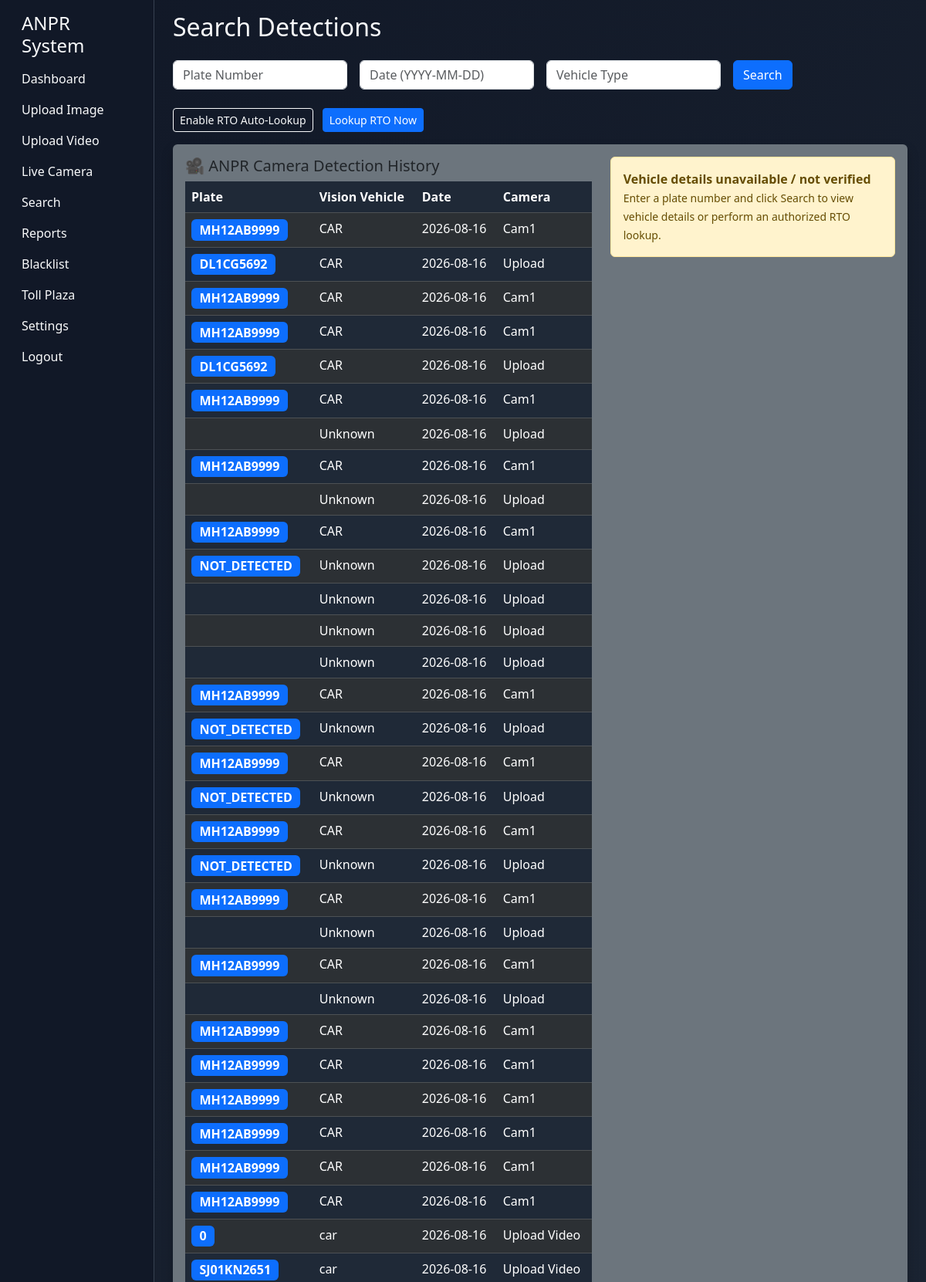
The page /search (signed in, upper part) on the database its author committed.
### tables this page shows
CREATE TABLE detections (
                    id INTEGER PRIMARY KEY AUTOINCREMENT,
                    plate_number TEXT,
                    vehicle_type TEXT,
                    confidence REAL,
                    detection_date TEXT,
                    detection_time TEXT,
                    camera_name TEXT,
                    vehicle_image TEXT,
                    plate_image TEXT,
                    video_name TEXT,
                    created_at TEXT DEFAULT CURRENT_TIMESTAMP
                , source_type TEXT DEFAULT '', original_image TEXT, processed_image TEXT, cropped_plate TEXT, detected_at TEXT, lookup_status TEXT, lookup_error TEXT);

### app.py (the view, shortened to what this page needs)
@app.route("/search")
def search() -> Any:
    query = request.args.get("q", "")
    plate = request.args.get("plate", "")
    date = request.args.get("date", "")
    vehicle_type = request.args.get("vehicle_type", "")
    results = database_manager.search_detections(plate=plate or None, date=date or None, vehicle_type=vehicle_type or None)
    if query:
        results = [item for item in results if query.lower() in str(item["plate_number"]).lower()]
    vehicle_record = None
    fastag_account = None
    return render_template("search.html", results=results, query=query, vehicle_record=vehicle_record, fastag_account=fastag_account)

### app.py (called while the page is built)
@app.before_request
def require_login() -> None:
    public_routes = {"/login", "/logout", "/static/<path:filename>", "/api/health", "/api/spec"}
    if request.endpoint in {"static"}:
        return
    if request.path.startswith("/static/"):
        return
    if request.path in public_routes:
        return
    if "user_id" not in session:
        if request.path != "/login":
            return redirect(url_for("login"))

### modules/database_manager.py (called while the page is built)
    def _connect(self) -> sqlite3.Connection:
        conn = sqlite3.connect(self.db_path)
        conn.row_factory = sqlite3.Row
        return conn

    def search_detections(self, plate: str | None = None, date: str | None = None, vehicle_type: str | None = None) -> list[dict[str, Any]]:
        query = "SELECT * FROM detections WHERE 1=1"
        params: list[Any] = []
        if plate:
            query += " AND plate_number LIKE ?"
            params.append(f"%{plate}%")
        if date:
            query += " AND detection_date = ?"
            params.append(date)
        if vehicle_type:
            query += " AND vehicle_type LIKE ?"
            params.append(f"%{vehicle_type}%")
        query += " ORDER BY id DESC"
        with self._connect() as conn:
            rows = conn.execute(query, params).fetchall()
        return [dict(row) for row in rows]

### templates/search.html (shortened to what this page needs)
{% extends 'base.html' %}
{% block content %}
<h2 class="mb-4">Search Detections</h2>
<form class="row g-3 mb-4" method="get">
  <div class="col-md-3"><input class="form-control" name="plate" placeholder="Plate Number"></div>
  <div class="col-md-3"><input class="form-control" name="date" placeholder="Date (YYYY-MM-DD)"></div>
  <div class="col-md-3"><input class="form-control" name="vehicle_type" placeholder="Vehicle Type"></div>
  <div class="col-md-3"><button class="btn btn-primary" type="submit">Search</button></div>
</form>
<div class="mb-3">
  <form id="rtoToggleForm" class="d-inline">
    <button id="toggleRtoBtn" type="button" class="btn btn-sm btn-outline-light">{{ 'Disable' if session.get('auto_rto') else 'Enable' }} RTO Auto-Lookup</button>
  </form>
  <button id="lookupNowBtn" class="btn btn-sm btn-primary ms-2">Lookup RTO Now</button>
</div>
<div class="card bg-secondary">
  <div class="card-body">
    <div class="row">
      <div class="col-md-7">
        <h5 class="card-title"> 🎥 ANPR Camera Detection History</h5>
        <table class="table table-dark table-striped">
          <thead><tr><th>Plate</th><th>Vision Vehicle</th><th>Date</th><th>Camera</th></tr></thead>
          <tbody>
            {% for item in results %}
            <tr><td><span class="badge bg-primary fs-6">{{ item.plate_number }}</span></td><td>{{ item.vehicle_type }}</td><td>{{ item.detection_date }}</td><td>{{ item.camera_name }}</td></tr>
            {% endfor %}
          </tbody>
        </table>
      </div>
      <div class="col-md-5">
        {% if vehicle_record %}
        <div class="card bg-light text-dark">
          <div class="card-body">
            <div class="d-flex justify-content-between align-items-center mb-2">
              <h5 class="card-title mb-0">📋 Vehicle Registration</h5>
              {% if vehicle_record.verified %}
                <span class="badge bg-success"><i class="bi bi-check-circle-fill"></i> VERIFIED</span>
              {% else %}
                <span class="badge bg-warning text-dark"><i class="bi bi-exclamation-triangle-fill"></i> NOT VERIFIED</span>
              {% endif %}
            </div>
            <p class="mb-1"><strong>Data Source:</strong> <span class="badge bg-info text-dark">{{ vehicle_record.source_label or vehicle_record.source }}</span></p>
            <p class="mb-1"><strong>Plate:</strong> {{ vehicle_record.plate_number }}</p>
            <p class="mb-1"><strong>Owner:</strong> {{ vehicle_record.owner_name or 'Unavailable / Not Verified' }}</p>
            <p class="mb-1"><strong>Type:</strong> {{ vehicle_record.vehicle_type or 'N/A' }}</p>
            <p class="mb-1"><strong>Manufacturer:</strong> {{ vehicle_record.manufacturer or 'N/A' }}</p>
            <p class="mb-1"><strong>Model:</strong> {{ vehicle_record.model or 'N/A' }}</p>
            <p class="mb-1"><strong>Registration State:</strong> {{ vehicle_record.registration_state or 'N/A' }}</p>
            <p class="mb-1"><strong>PUC Status:</strong> {{ vehicle_record.puc_status or 'N/A' }}</p>
            <p class="mb-1"><strong>FASTag Balance:</strong> ₹{{ vehicle_record.fastag_balance or 0.0 }}</p>
            <p class="mb-1"><strong>FASTag Status:</strong> {{ vehicle_record.fastag_status or 'N/A' }}</p>
            {% if fastag_account %}
            <hr>
            <h6>FASTag Account</h6>
            <p class="mb-1"><strong>Balance:</strong> ₹{{ fastag_account.balance }}</p>
            <p class="mb-1"><strong>Status:</strong> {{ fastag_account.status }}</p>
            {% endif %}
          </div>
        </div>
        {% else %}
        <div class="alert alert-warning">
          <strong> Vehicle details unavailable / not verified</strong><br>
          <small>Enter a plate number and click Search to view vehicle details or perform an authorized RTO lookup.</small>
        </div>
        {% endif %}
      </div>
    </div>
  </div>
</div>
{% endblock %}

### static/css/style.css (style rules this page uses)
body { min-height: 100vh; background: linear-gradient(135deg, #111827, #1f2937); color: #f9fafb; }
.card { border: none; box-shadow: 0 0.5rem 1rem rgba(0, 0, 0, 0.2); }
.table-dark { --bs-table-bg: #1f2937; }

### rows shown on the page
detections: plate_number "MH12AB9999", vehicle_type "CAR", detection_date "2026-08-16", camera_name "Cam1"
detections: plate_number "DL1CG5692", vehicle_type "CAR", detection_date "2026-08-16", camera_name "Upload"
detections: plate_number "MH12AB9999", vehicle_type "CAR", detection_date "2026-08-16", camera_name "Cam1"
detections: plate_number "MH12AB9999", vehicle_type "CAR", detection_date "2026-08-16", camera_name "Cam1"
detections: plate_number "DL1CG5692", vehicle_type "CAR", detection_date "2026-08-16", camera_name "Upload"
detections: plate_number "MH12AB9999", vehicle_type "CAR", detection_date "2026-08-16", camera_name "Cam1"
detections: vehicle_type "Unknown", detection_date "2026-08-16", camera_name "Upload"
detections: plate_number "MH12AB9999", vehicle_type "CAR", detection_date "2026-08-16", camera_name "Cam1"
detections: vehicle_type "Unknown", detection_date "2026-08-16", camera_name "Upload"
detections: plate_number "MH12AB9999", vehicle_type "CAR", detection_date "2026-08-16", camera_name "Cam1"
detections: plate_number "NOT_DETECTED", vehicle_type "Unknown", detection_date "2026-08-16", camera_name "Upload"
detections: vehicle_type "Unknown", detection_date "2026-08-16", camera_name "Upload"
detections: vehicle_type "Unknown", detection_date "2026-08-16", camera_name "Upload"
detections: vehicle_type "Unknown", detection_date "2026-08-16", camera_name "Upload"
detections: plate_number "MH12AB9999", vehicle_type "CAR", detection_date "2026-08-16", camera_name "Cam1"
detections: plate_number "NOT_DETECTED", vehicle_type "Unknown", detection_date "2026-08-16", camera_name "Upload"
detections: plate_number "MH12AB9999", vehicle_type "CAR", detection_date "2026-08-16", camera_name "Cam1"
detections: plate_number "NOT_DETECTED", vehicle_type "Unknown", detection_date "2026-08-16", camera_name "Upload"
detections: plate_number "MH12AB9999", vehicle_type "CAR", detection_date "2026-08-16", camera_name "Cam1"
detections: plate_number "NOT_DETECTED", vehicle_type "Unknown", detection_date "2026-08-16", camera_name "Upload"
detections: plate_number "MH12AB9999", vehicle_type "CAR", detection_date "2026-08-16", camera_name "Cam1"
detections: vehicle_type "Unknown", detection_date "2026-08-16", camera_name "Upload"
detections: plate_number "MH12AB9999", vehicle_type "CAR", detection_date "2026-08-16", camera_name "Cam1"
detections: vehicle_type "Unknown", detection_date "2026-08-16", camera_name "Upload"
detections: plate_number "MH12AB9999", vehicle_type "CAR", detection_date "2026-08-16", camera_name "Cam1"
detections: plate_number "MH12AB9999", vehicle_type "CAR", detection_date "2026-08-16", camera_name "Cam1"
detections: plate_number "MH12AB9999", vehicle_type "CAR", detection_date "2026-08-16", camera_name "Cam1"
detections: plate_number "MH12AB9999", vehicle_type "CAR", detection_date "2026-08-16", camera_name "Cam1"
detections: plate_number "MH12AB9999", vehicle_type "CAR", detection_date "2026-08-16", camera_name "Cam1"
detections: plate_number "MH12AB9999", vehicle_type "CAR", detection_date "2026-08-16", camera_name "Cam1"
detections: plate_number "0", vehicle_type "car", detection_date "2026-08-16", camera_name "Upload Video"
detections: plate_number "SJ01KN2651", vehicle_type "car", detection_date "2026-08-16", camera_name "Upload Video"

### other values the page prints
{{ 'Disable' if session.get('auto_rto') else 'Enable' }} "Enable"
